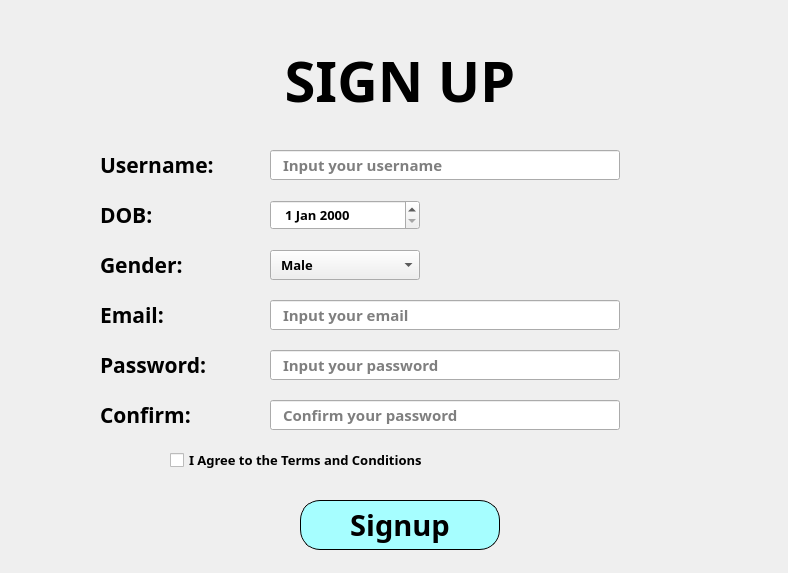
<?xml version="1.0" encoding="UTF-8"?>
<ui version="4.0">
 <class>MainWindow</class>
 <widget class="QMainWindow" name="MainWindow">
  <property name="geometry">
   <rect>
    <x>0</x>
    <y>0</y>
    <width>788</width>
    <height>573</height>
   </rect>
  </property>
  <property name="windowTitle">
   <string>MainWindow</string>
  </property>
  <property name="styleSheet">
   <string notr="true"/>
  </property>
  <widget class="QWidget" name="centralwidget">
   <widget class="QLabel" name="label">
    <property name="geometry">
     <rect>
      <x>250</x>
      <y>40</y>
      <width>300</width>
      <height>80</height>
     </rect>
    </property>
    <property name="font">
     <font>
      <family>Nunito Sans Normal ExtraBold</family>
      <pointsize>42</pointsize>
      <weight>75</weight>
      <bold>true</bold>
     </font>
    </property>
    <property name="text">
     <string>SIGN UP</string>
    </property>
    <property name="alignment">
     <set>Qt::AlignCenter</set>
    </property>
   </widget>
   <widget class="QLabel" name="label_2">
    <property name="geometry">
     <rect>
      <x>100</x>
      <y>150</y>
      <width>150</width>
      <height>30</height>
     </rect>
    </property>
    <property name="font">
     <font>
      <family>Nunito Sans Normal</family>
      <pointsize>16</pointsize>
      <weight>75</weight>
      <bold>true</bold>
     </font>
    </property>
    <property name="text">
     <string>Username:</string>
    </property>
   </widget>
   <widget class="QLabel" name="label_3">
    <property name="geometry">
     <rect>
      <x>100</x>
      <y>400</y>
      <width>150</width>
      <height>30</height>
     </rect>
    </property>
    <property name="font">
     <font>
      <family>Nunito Sans Normal</family>
      <pointsize>16</pointsize>
      <weight>75</weight>
      <bold>true</bold>
     </font>
    </property>
    <property name="text">
     <string>Confirm:</string>
    </property>
   </widget>
   <widget class="QLabel" name="label_4">
    <property name="geometry">
     <rect>
      <x>100</x>
      <y>300</y>
      <width>150</width>
      <height>30</height>
     </rect>
    </property>
    <property name="font">
     <font>
      <family>Nunito Sans Normal</family>
      <pointsize>16</pointsize>
      <weight>75</weight>
      <bold>true</bold>
     </font>
    </property>
    <property name="text">
     <string>Email:</string>
    </property>
   </widget>
   <widget class="QLabel" name="label_5">
    <property name="geometry">
     <rect>
      <x>100</x>
      <y>350</y>
      <width>150</width>
      <height>30</height>
     </rect>
    </property>
    <property name="font">
     <font>
      <family>Nunito Sans Normal</family>
      <pointsize>16</pointsize>
      <weight>75</weight>
      <bold>true</bold>
     </font>
    </property>
    <property name="text">
     <string>Password:</string>
    </property>
   </widget>
   <widget class="QLabel" name="label_6">
    <property name="geometry">
     <rect>
      <x>100</x>
      <y>200</y>
      <width>150</width>
      <height>30</height>
     </rect>
    </property>
    <property name="font">
     <font>
      <family>Nunito Sans Normal</family>
      <pointsize>16</pointsize>
      <weight>75</weight>
      <bold>true</bold>
     </font>
    </property>
    <property name="text">
     <string>DOB:</string>
    </property>
   </widget>
   <widget class="QLabel" name="label_7">
    <property name="geometry">
     <rect>
      <x>100</x>
      <y>250</y>
      <width>150</width>
      <height>30</height>
     </rect>
    </property>
    <property name="font">
     <font>
      <family>Nunito Sans Normal</family>
      <pointsize>16</pointsize>
      <weight>75</weight>
      <bold>true</bold>
     </font>
    </property>
    <property name="text">
     <string>Gender:</string>
    </property>
   </widget>
   <widget class="QLineEdit" name="lineEdit_username">
    <property name="geometry">
     <rect>
      <x>270</x>
      <y>150</y>
      <width>350</width>
      <height>30</height>
     </rect>
    </property>
    <property name="font">
     <font>
      <family>Nunito Sans Normal</family>
      <pointsize>11</pointsize>
      <weight>75</weight>
      <bold>true</bold>
     </font>
    </property>
    <property name="styleSheet">
     <string notr="true">/* cách lề trái */
padding-left: 10px;</string>
    </property>
    <property name="placeholderText">
     <string>Input your username</string>
    </property>
   </widget>
   <widget class="QLineEdit" name="lineEdit_email">
    <property name="geometry">
     <rect>
      <x>270</x>
      <y>300</y>
      <width>350</width>
      <height>30</height>
     </rect>
    </property>
    <property name="font">
     <font>
      <family>Nunito Sans Normal</family>
      <pointsize>11</pointsize>
      <weight>75</weight>
      <bold>true</bold>
     </font>
    </property>
    <property name="styleSheet">
     <string notr="true">/* cách lề trái */
padding-left: 10px;</string>
    </property>
    <property name="placeholderText">
     <string>Input your email</string>
    </property>
   </widget>
   <widget class="QLineEdit" name="lineEdit_confirm">
    <property name="geometry">
     <rect>
      <x>270</x>
      <y>400</y>
      <width>350</width>
      <height>30</height>
     </rect>
    </property>
    <property name="font">
     <font>
      <family>Nunito Sans Normal</family>
      <pointsize>11</pointsize>
      <weight>75</weight>
      <bold>true</bold>
     </font>
    </property>
    <property name="styleSheet">
     <string notr="true">/* cách lề trái */
padding-left: 10px;</string>
    </property>
    <property name="echoMode">
     <enum>QLineEdit::Password</enum>
    </property>
    <property name="placeholderText">
     <string>Confirm your password</string>
    </property>
   </widget>
   <widget class="QLineEdit" name="lineEdit_password">
    <property name="geometry">
     <rect>
      <x>270</x>
      <y>350</y>
      <width>350</width>
      <height>30</height>
     </rect>
    </property>
    <property name="font">
     <font>
      <family>Nunito Sans Normal</family>
      <pointsize>11</pointsize>
      <weight>75</weight>
      <bold>true</bold>
     </font>
    </property>
    <property name="styleSheet">
     <string notr="true">/* cách lề trái */
padding-left: 10px;</string>
    </property>
    <property name="echoMode">
     <enum>QLineEdit::Password</enum>
    </property>
    <property name="placeholderText">
     <string>Input your password</string>
    </property>
   </widget>
   <widget class="QDateEdit" name="dateEdit">
    <property name="geometry">
     <rect>
      <x>270</x>
      <y>200</y>
      <width>150</width>
      <height>30</height>
     </rect>
    </property>
    <property name="font">
     <font>
      <family>Nunito Sans Normal</family>
      <pointsize>10</pointsize>
      <weight>75</weight>
      <bold>true</bold>
     </font>
    </property>
    <property name="styleSheet">
     <string notr="true">/* cách lề trái */
padding-left: 10px;</string>
    </property>
   </widget>
   <widget class="QComboBox" name="comboBox">
    <property name="geometry">
     <rect>
      <x>270</x>
      <y>250</y>
      <width>150</width>
      <height>30</height>
     </rect>
    </property>
    <property name="font">
     <font>
      <family>Nunito Sans Normal</family>
      <pointsize>10</pointsize>
      <weight>75</weight>
      <bold>true</bold>
     </font>
    </property>
    <property name="styleSheet">
     <string notr="true">/* cách lề trái */
padding-left: 10px;</string>
    </property>
    <item>
     <property name="text">
      <string>Male</string>
     </property>
    </item>
    <item>
     <property name="text">
      <string>Female</string>
     </property>
    </item>
    <item>
     <property name="text">
      <string>Others</string>
     </property>
    </item>
   </widget>
   <widget class="QCheckBox" name="checkBox">
    <property name="geometry">
     <rect>
      <x>170</x>
      <y>450</y>
      <width>301</width>
      <height>20</height>
     </rect>
    </property>
    <property name="font">
     <font>
      <family>Nunito Sans Normal</family>
      <pointsize>10</pointsize>
      <weight>75</weight>
      <bold>true</bold>
     </font>
    </property>
    <property name="text">
     <string>I Agree to the Terms and Conditions</string>
    </property>
   </widget>
   <widget class="QPushButton" name="pushButton_signup">
    <property name="geometry">
     <rect>
      <x>300</x>
      <y>500</y>
      <width>200</width>
      <height>50</height>
     </rect>
    </property>
    <property name="font">
     <font>
      <family>Nunito Sans Normal ExtraBold</family>
      <pointsize>22</pointsize>
      <weight>75</weight>
      <bold>true</bold>
     </font>
    </property>
    <property name="styleSheet">
     <string notr="true">/* Độ cong của viền */
border-radius: 20px;
/* Viền: kích thước - Kiểu - Màu */
border: 1px solid black;
/* Màu nền */
background: rgb(166, 254, 255);
/* Màu chữ */
color: black;</string>
    </property>
    <property name="text">
     <string>Signup</string>
    </property>
   </widget>
  </widget>
 </widget>
 <resources/>
 <connections/>
</ui>
